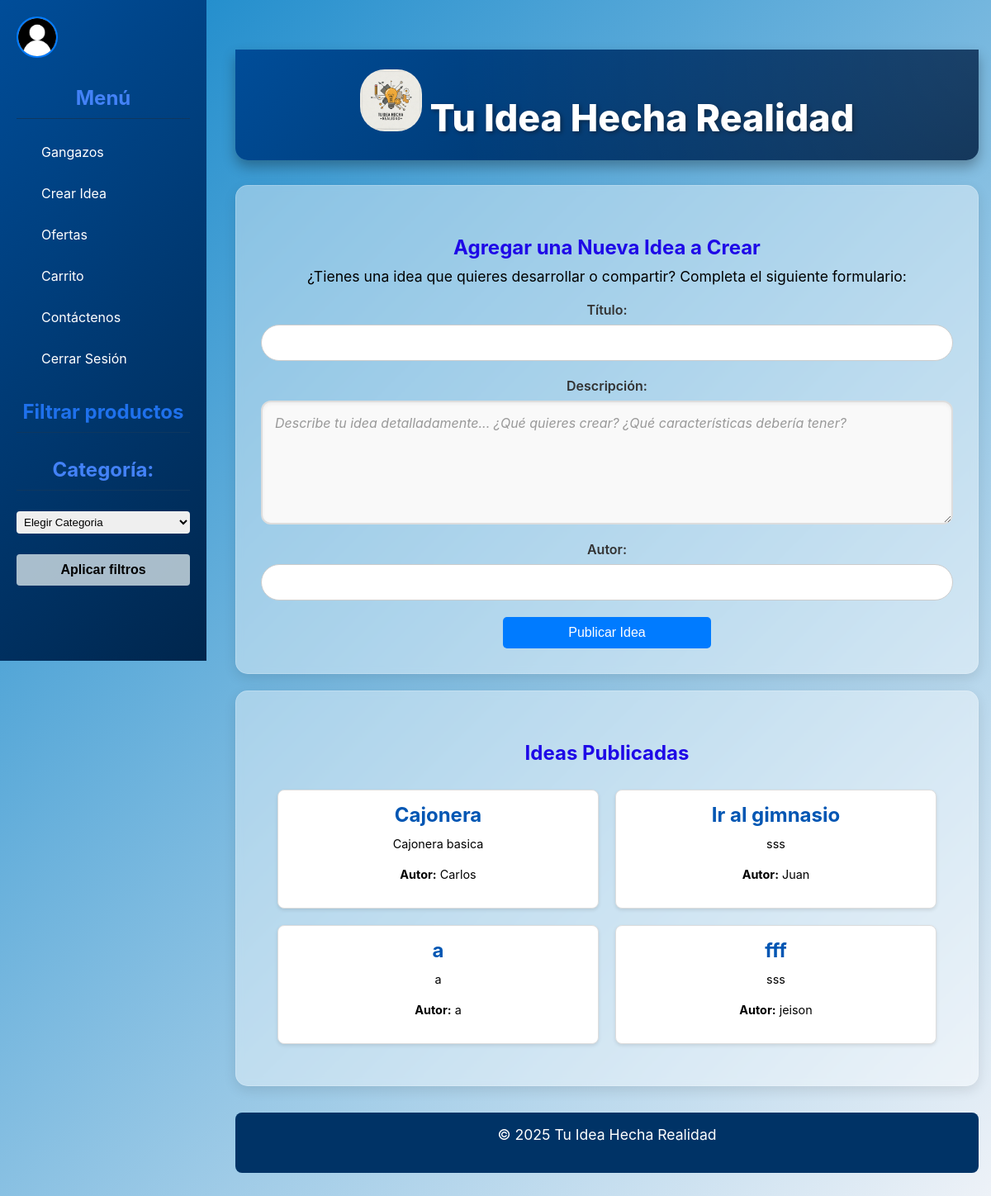
The app's page /idea/, older data.
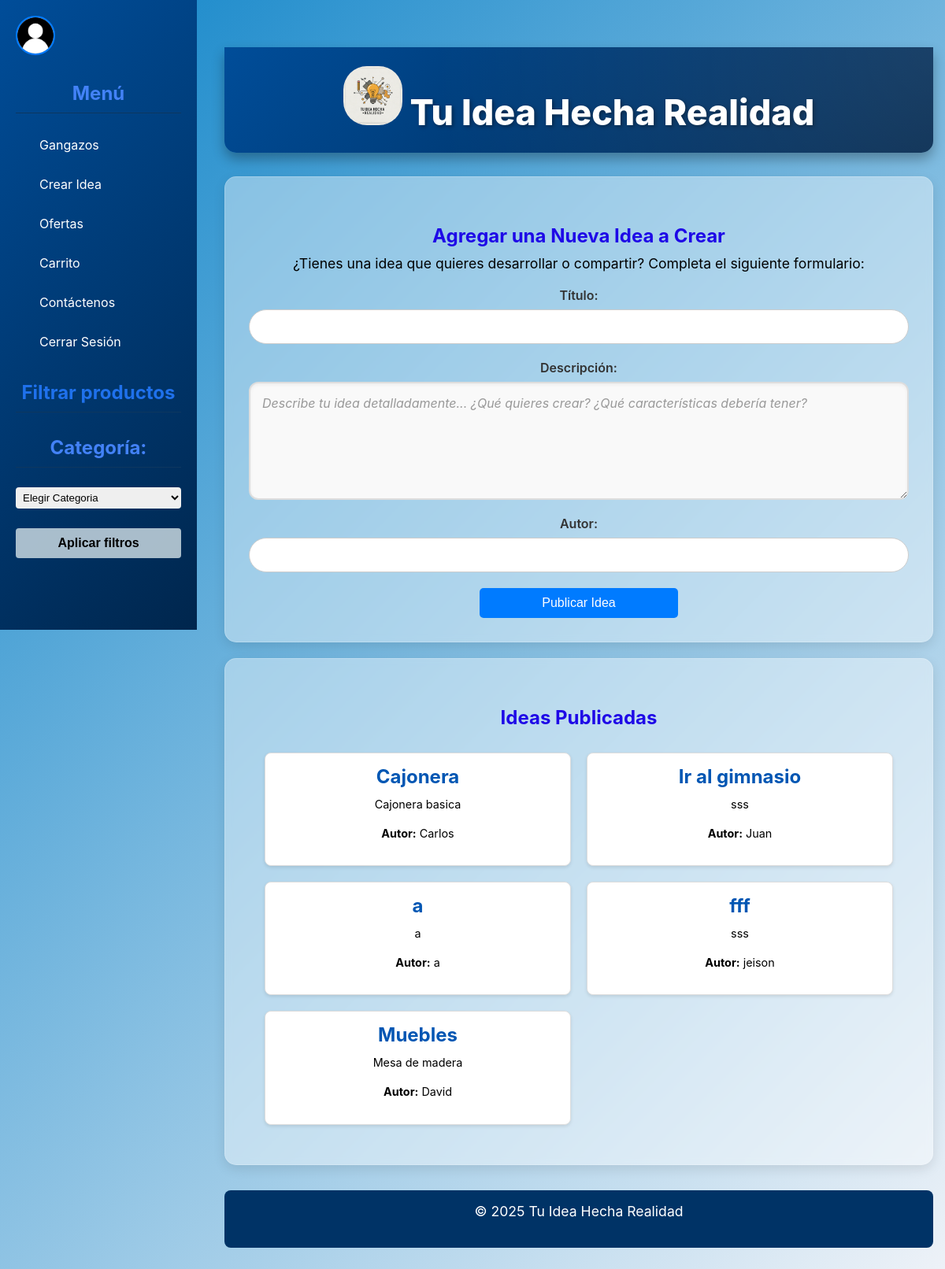
The same page, newer data.
### core/models.py (models this page shows, shortened)
class Idea(models.Model):
    titulo = models.CharField(max_length=100)
    descripcion = models.CharField(max_length=250, default='', blank=True,null=True)
    autor = models.CharField(max_length=100)

### core/views.py (the view)
# urls.py: path('idea/', views.ideas_view, name='idea'),
def ideas_view(request):
    if request.method == 'POST':
        form = IdeaForm(request.POST)
        if form.is_valid():
            form.save()
            return redirect('idea')
    else:
        form = IdeaForm()
    ideas = Idea.objects.all()
    return render(request, 'core/idea.html', {
        'form': form,
        'ideas': ideas
        })

### core/forms.py
class IdeaForm(forms.ModelForm):
    class Meta:
        model = Idea
        fields = ['titulo', 'descripcion', 'autor']
        widgets = {
            'descripcion': forms.Textarea(attrs={'rows': 5}),
        }

### core/templates/core/idea.html (shortened to what this page needs)
<!DOCTYPE html>
<html lang="es">
<head>
  {% load static %}
  <link rel="stylesheet" href="{% static 'core/css/styles.css' %}">
</head>
<body>
<div class="sidebar">
    <a href="{% url 'perfilUsuario' %}"><img src="{% static 'core/img/Perfil.png' %}" alt="Logo" width="50" height="50" style="border-radius: 50%; border: 2px solid #007BFF;"></a>
  <h2 class="h2-side">Menú</h2>
  <ul>
    <li><a href="{% url 'home3' %}">Gangazos</a></li>
    <li><a href="{% url 'idea' %}">Crear Idea</a></li>
    <li><a href="{% url 'productos' %}">Ofertas</a></li>
    <li><a href="{% url 'carrito' %}">Carrito</a></li>
    <li><a href="{% url 'contact' %}">Contáctenos</a></li>
    <li><a href="{% url 'logout' %}" class="logout-button">Cerrar Sesión</a></li>
  </ul>
  <div class="filtros">
    <h3>Filtrar productos</h3>
    <h2 for="categoria" class="h2-side">Categoría:</h2>
    <select id="categoria">
        <option value="">Elegir Categoria</option>
    </select>
    <button onclick="aplicarFiltros()">Aplicar filtros</button>
  </div>
</div>
<div class="main-content-wrapper">
  <header>
    <h1 class="div" style="text-align: center;">
      <img src="{% static 'core/img/Gemini_Generated_Image_tzay6utzay6utzay.jfif' %}" alt="Logo" width="75" height="75">
      Tu Idea Hecha Realidad
    </h1>
  </header>
   <section>
      <section class="seccion-at">
        <h2>Agregar una Nueva Idea a Crear</h2>
        <p>¿Tienes una idea que quieres desarrollar o compartir? Completa el siguiente formulario:</p>
        <form method="post">
          <div style="margin-bottom: 20px;">
            <label for="id_titulo" style="display: block; margin-bottom: 8px; font-weight: 600; color: #333; font-size: 1em; text-align: center;">Título:</label>
            {{ form.titulo }}
          </div>
          <div class="description-container">
            <label for="id_descripcion">Descripción:</label>
            <textarea
              name="descripcion"
              id="id_descripcion"
              class="description-textarea"
              placeholder="Describe tu idea detalladamente... ¿Qué quieres crear? ¿Qué características debería tener?"
              required
            >{{ form.descripcion.value|default:'' }}</textarea>
          </div>
          <div style="margin-bottom: 20px;">
            <label for="id_autor" style="display: block; margin-bottom: 8px; font-weight: 600; color: #333; font-size: 1em; text-align: center;">Autor:</label>
            {{ form.autor }}
          </div>
          <button type="submit" class="articulo-boton">Publicar Idea</button>
        </form>
      </section>
      <br>
      <section class="seccion-at">
        <h2>Ideas Publicadas</h2>
        {% if ideas %}
          <div class="contenedor-articulos">
            {% for idea in ideas %}
              <div class="articulo">
                <div class="contenido-articulo">
                  <h3>{{ idea.titulo }}</h3>
                  <p>{{ idea.descripcion }}</p>
                  <p><strong>Autor:</strong> {{ idea.autor }}</p>
                </div>
              </div>
            {% endfor %}
          </div>
        {% else %}
          <p>Aún no hay ideas publicadas. ¡Sé el primero en compartir la tuya!</p>
        {% endif %}
      </section>
  </section>
  <footer>
    <p>&copy; 2025 Tu Idea Hecha Realidad</p>
  </footer>
</div>
</body>
</html>

Row changes from the older to the newer data that the page shows:
added Idea: titulo "Muebles", descripcion "Mesa de madera", autor "David"
